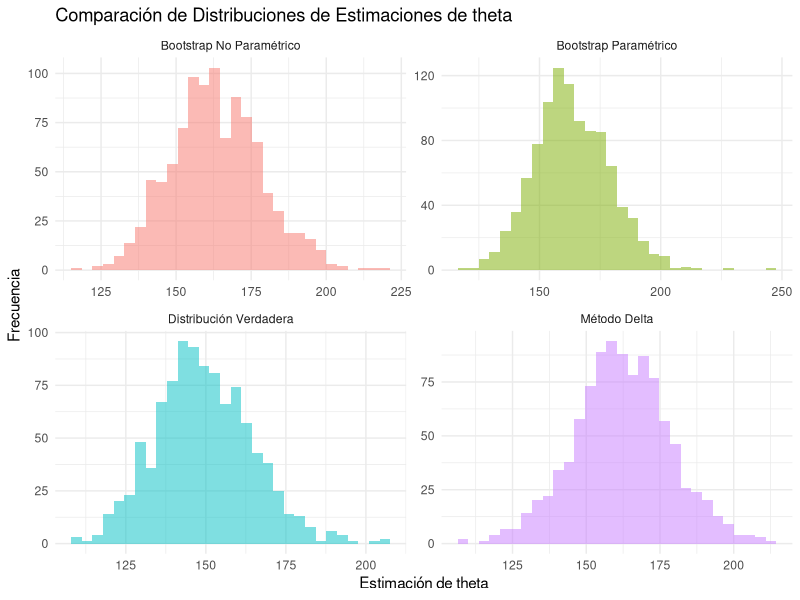

R code for this plot:
## ---- chunk 1
# Generar la muestra 
set.seed(123)
n <- 100 
mu <- 5 
muestra <- rnorm(n, mean = mu, sd = 1)

# Estimacion de theta 
mu_hat <- mean(muestra)
theta_hat <- exp(mu_hat)

# Metodo delta 
se_mu_hat <- 1 / sqrt(n) # error estandar de mu gorro 
se_theta_hat <- theta_hat * se_mu_hat #g'(mu) * EE(mu) = Error estándar de theta_hat

# Calcular el intervalo de confianza del 95%
ci_delta <- round( c(theta_hat - 1.96 * se_theta_hat, theta_hat + 1.96 * se_theta_hat), 3)
ci_delta

## ---- chunk 2
set.seed(123)
B <- 1000  # Número de muestras bootstrap
theta_bootstrap_p <- numeric(B) # Inicializamos vector 

# Ciclo para generar muestras bootstrap paramétricas
for (i in 1:B){
  muestra_bootstrap <- rnorm(n, mean = mu_hat, sd = 1)
  mu_hat_bootstrap <- mean(muestra_bootstrap)
  theta_bootstrap_p[i] <- exp(mu_hat_bootstrap)
}

# Intervalo de confianza 
ci_bootstrap_param <- quantile(theta_bootstrap_p, probs = c(0.025, 0.975))
ci_bootstrap_param
## ---- chunk 3
B <- 1000  # Número de muestras bootstrap
theta_bootstrap_np <- numeric(B) # Inicializamos vector 

# Ciclo para generar muestras bootstrap no paramétricas 
for (i in 1:B){
  muestra_bootstrap <- sample(muestra, size = n, replace = TRUE) # Muestra con reemplazo de datos originales 
  mu_hat_bootstrap <- mean(muestra_bootstrap)
  theta_bootstrap_np[i] <- exp(mu_hat_bootstrap)
}

#Intervalo de confianza 
# Paso 3: Calcular el intervalo de confianza del 95% usando percentiles bootstrap
ci_bootstrap_np <- quantile(theta_bootstrap_np, probs = c(0.025, 0.975))
ci_bootstrap_np

## ---- chunk 4
library(tidyverse)

tabla_intervalos <- tibble(
  Metodo =  c("Bootstrap No Paramétrico", "Bootstrap Paramétrico", "Método Delta"),
  Limite_inferior = format(c(ci_bootstrap_np[1],
                             ci_bootstrap_param[1],
                             ci_delta[1]),
                           nsmall = 3),
  Limite_superior = format(c(ci_bootstrap_np[2],
                             ci_bootstrap_param[2],
                             ci_delta[2]), 
                           nsmall = 3)
) %>% 
  mutate( Intervalo = format(as.numeric(Limite_superior) - as.numeric(Limite_inferior), nsmall = 3))

tabla_intervalos
## ---- chunk 5

# Generar valores de theta usando metodo delta  
theta_delta <- rnorm(B, mean = theta_hat, sd = se_theta_hat)

# Simulacion de theta 
theta_simulacion <- numeric(B)
for (i in 1:B){
  muestra_sim <- rnorm(n, mean = mu, sd = 1)
  mu_hat_sim <- mean(muestra_sim)
  theta_simulacion[i] <- exp(mu_hat_sim)
}

data <- data.frame(
  theta = c(theta_bootstrap_np,
            theta_bootstrap_p,
            theta_delta,
            theta_simulacion),
  metodo = factor(rep(c("Bootstrap No Paramétrico",
                        "Bootstrap Paramétrico",
                        "Método Delta",
                        "Distribución Verdadera"), 
                      each = B))
)

# Graficar histogramas para cada método
ggplot(data, aes(x = theta, fill = metodo)) +
  geom_histogram(bins = 30, alpha = 0.5, position = "identity") +
  facet_wrap(~ metodo, scales = "free") +
  labs(title = "Comparación de Distribuciones de Estimaciones de theta", 
       x = "Estimación de theta",
       y = "Frecuencia") +
  theme_minimal() + 
  theme(legend.position = "none")
